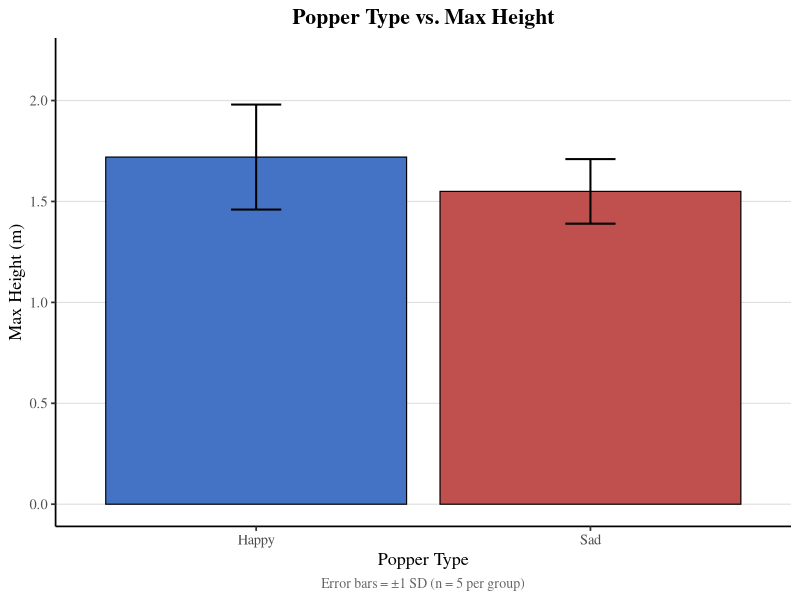
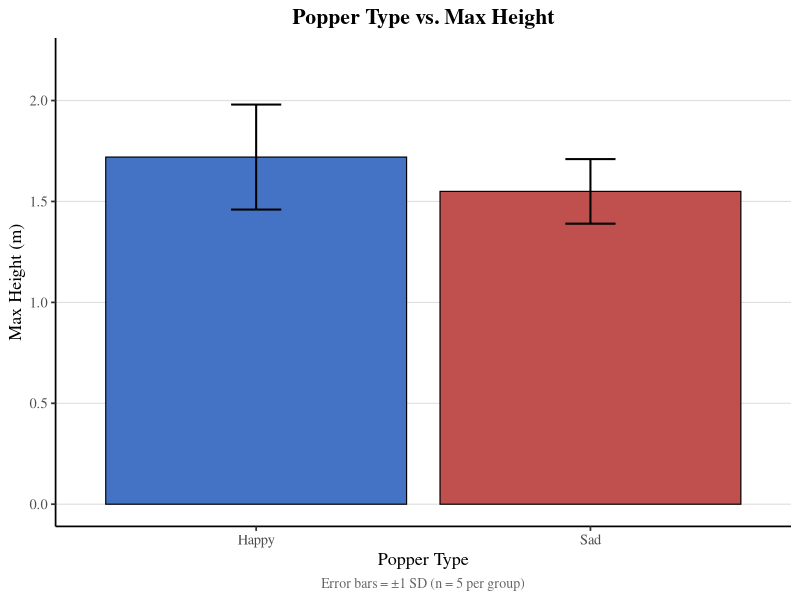

These charts were generated, in order, by the following R code:
library(ggplot2)
# data
popper_data <- data.frame(
  Type = c("Happy", "Sad"),
  Mean = c(1.72, 1.55),
  SD   = c(0.26, 0.16)
)


# plotting and formatting
ggplot(popper_data, aes(x = Type, y = Mean, fill = Type)) +
  geom_col(color = "black", linewidth = 0.4) +   # bars
  geom_errorbar(aes(ymin = Mean - SD, ymax = Mean + SD), width = 0.15, linewidth = 0.7) +
  scale_fill_manual(values = c("Happy" = "#4472C4", "Sad" = "#C0504D")) +
  scale_y_continuous(limits = c(0, 2.2), breaks = seq(0, 2, 0.5)) +
  labs(
    title = "Popper Type vs. Max Height",
    x = "Popper Type",
    y = "Max Height (m)",
    caption = "Error bars = ±1 SD (n = 5 per group)"
  ) +
  theme_classic(base_size = 13, base_family = "serif") + 	theme(legend.position = "none", plot.title = element_text(hjust = 0.5, face = "bold", family = "serif"),
    axis.title = element_text(family = "serif"),
    axis.text = element_text(family = "serif"),
    plot.caption = element_text(hjust = 0.5, size = 10, color = "gray40", family = "serif"),
    panel.grid.major.y = element_line(color = "gray88", linewidth = 0.4)
  )


# saving graph as svg
ggsave("myplot.svg", width = 5, height = 5, dpi = 300)
